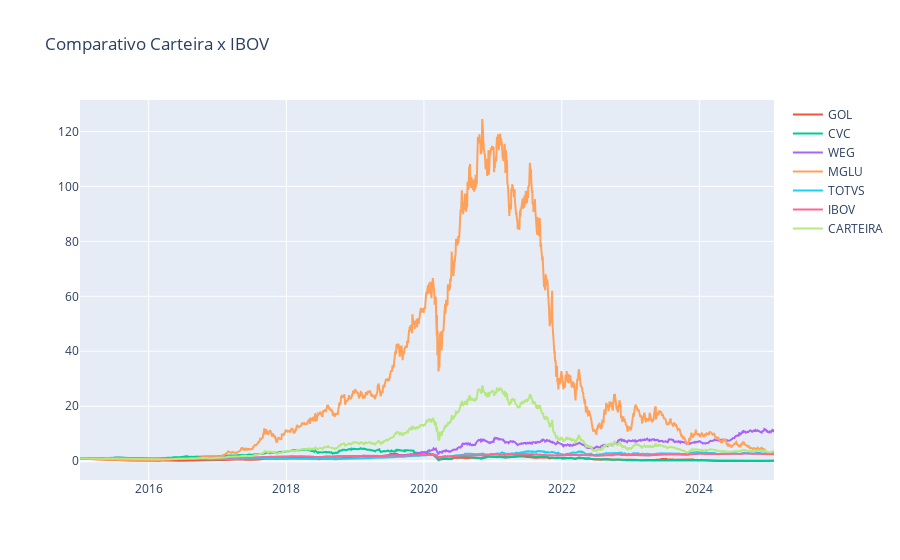

Notebook source saved alongside this figure:
### Code cell
figura = px.line(title = 'Comparativo Carteira x IBOV')
for i in dataset_normalizado.columns[1:]:
    figura.add_scatter(x = dataset_normalizado['Date'], y= dataset_normalizado[i], name = i)

figura.show()

### Figure 1 — Plotly figure (JSON) as saved in the notebook; plotly's stock layout.template omitted (floating-point values rounded to 4 significant figures; data arrays with more than 128 entries replaced by an {"elided": "..."} marker saying what was removed)
{"data": [{"hovertemplate": "<extra></extra>", "legendgroup": "", "line": {"color": "#636efa", "dash": "solid"}, "marker": {"symbol": "circle"}, "mode": "lines", "name": "", "orientation": "v", "showlegend": false, "type": "scatter", "xaxis": "x", "yaxis": "y"}, {"name": "GOL", "type": "scatter", "x": {"elided": "2482 str values"}, "y": {"elided": "2482 float values"}}, {"name": "CVC", "type": "scatter", "x": {"elided": "2482 str values"}, "y": {"elided": "2482 float values"}}, {"name": "WEG", "type": "scatter", "x": {"elided": "2482 str values"}, "y": {"elided": "2482 float values"}}, {"name": "MGLU", "type": "scatter", "x": {"elided": "2482 str values"}, "y": {"elided": "2482 float values"}}, {"name": "TOTVS", "type": "scatter", "x": {"elided": "2482 str values"}, "y": {"elided": "2482 float values"}}, {"name": "IBOV", "type": "scatter", "x": {"elided": "2482 str values"}, "y": {"elided": "2482 float values"}}, {"name": "CARTEIRA", "type": "scatter", "x": {"elided": "2482 str values"}, "y": {"elided": "2482 float values"}}], "layout": {"legend": {"tracegroupgap": 0}, "title": {"text": "Comparativo Carteira x IBOV"}, "xaxis": {"anchor": "y", "domain": [0, 1]}, "yaxis": {"anchor": "x", "domain": [0, 1]}}}
